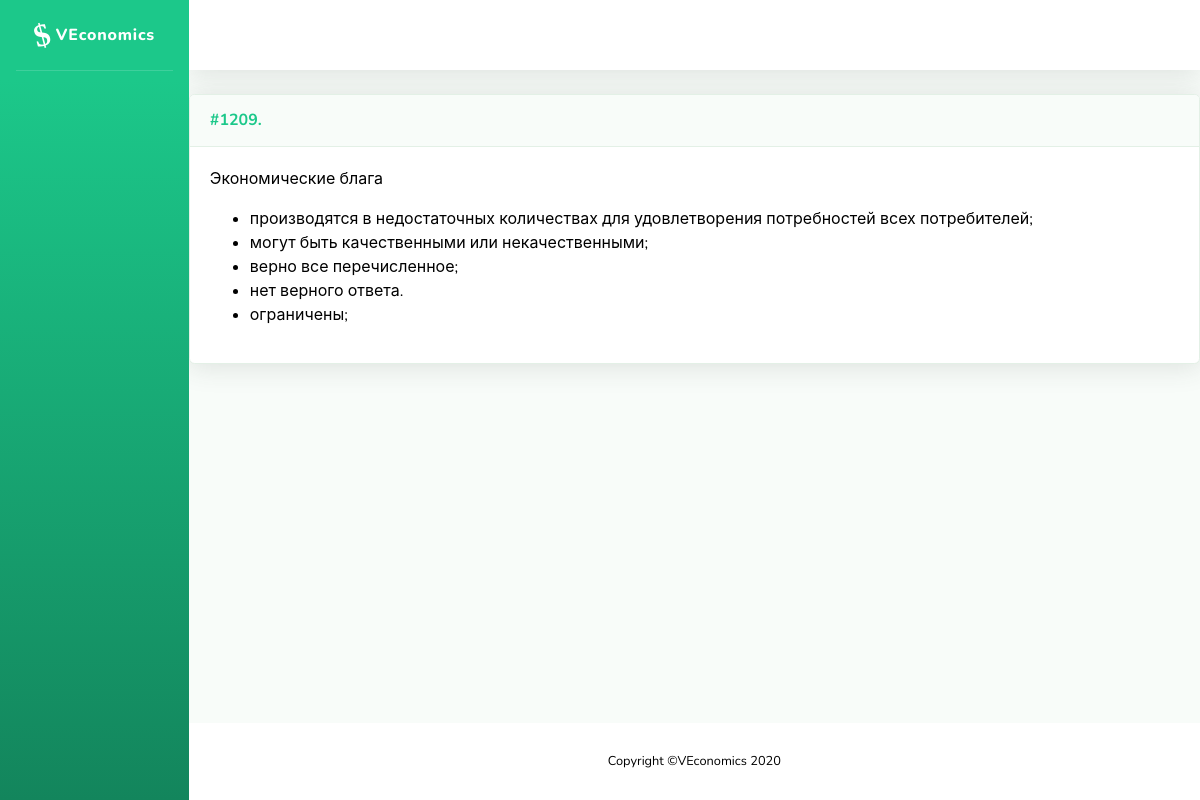
Screenshot of /problems/1209 with the database file from the repository.
### problems/models.py (models this page shows, shortened)
class Problem(models.Model):
    name = models.CharField('Название', max_length=200, blank=True, null=True)
    task = RichTextUploadingField('Условие')
    problem_type = models.IntegerField('Тип задачи', choices=TYPE_CHOICES, blank=False, null=False, default=0)
    short_answer = models.CharField('Ответ (для автоматической проверки)', max_length=200, blank=True)
    yesno_answer = models.IntegerField('Ответ ДА/НЕТ', choices=YESNO_CHOICES, blank=False, default=0)
    solution = RichTextUploadingField('Решение', blank=True)
    hint = RichTextUploadingField('Подсказка', blank=True)
    topics = models.ManyToManyField(Topic, related_name="problems", verbose_name='Темы')
    assignments = models.ManyToManyField(User, through='Assignment', through_fields=['problem', 'person'])
    class Meta:
        ordering = ['id']

class Variant(models.Model):
    text = models.CharField('Вариант ответа', max_length=1000, blank=False)
    right = models.BooleanField('Верный ответ', blank=False, null=False, default=False)
    problem = models.ForeignKey(Problem, verbose_name="Задача", on_delete=models.CASCADE, blank=True, null=True, related_name='variants')
    order = models.IntegerField('Порядковый номер', blank=False, null=False, default=0)
    class Meta:
        verbose_name = 'Ответ'
        verbose_name_plural = 'Ответы'

### problems/views.py (the view)
# urls.py: path('<int:pk>', views.ProblemDetailView.as_view(), name='problem-detail'),
class ProblemDetailView(DetailView):
    model = Problem

### problems/templates/problems/problem_detail.html
{% extends "problems/sb/base.html" %}
{% block content %}
        {% include 'problems/problem.html' %}
{% endblock %}

### problems/templates/problems/problem.html (shortened to what this page needs)
{% autoescape off%}
<div class="problem">
    <div class="card shadow mb-4">
        <div class="problem-header">
            <a name="problem-{{ problem.id }}" class="d-block card-header py-3" role="button" aria-expanded="true" aria-controls="collapse">
                    <h6 class="m-0 font-weight-bold text-primary">
                        <nobr>
                            <div class="problem-id">
                                #{{ problem.id }}.
                            </div>
                        </nobr>
                    </h6>
            </a>
        </div>
        <div class="card-body">
        <div class="collapse show" id="problem-{{ problem.id }}">
            <div class="problem-task">
                {{ problem.task }}
                {% if not problem.submit and not problem.assignment and not problem.form %}
                    {% if problem.variants %}
                        <ul>
                            {% for variant in problem.variants.all %}
                                <li>
                                    {{ variant.text }}
                                </li>
                            {% endfor %}
                        </ul>
                    {% endif %}
                {% endif %}
            </div>
        </div>
    </div>
    </div>
</div>
{% endautoescape %}

### problems/static/problems/main.css (style rules this page uses)
.problem-header { white-space:nowrap }
h6 div { display:inline-block; }

### rows the page displays
Problem: id "1209", task "Экономические блага"
Variant: text "производятся в недостаточных количествах для удовлетворения потребностей всех потребителей;"
Variant: text "могут быть качественными или некачественными;"
Variant: text "верно все перечисленное;"
Variant: text "нет верного ответа."
Variant: text "ограничены;"
